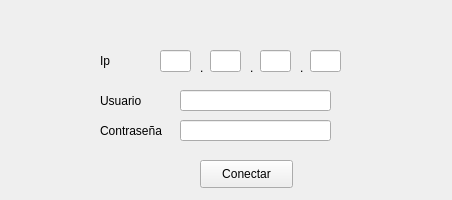
<?xml version="1.0" encoding="UTF-8"?>
<ui version="4.0">
 <class>Form</class>
 <widget class="QWidget" name="Form">
  <property name="geometry">
   <rect>
    <x>0</x>
    <y>0</y>
    <width>452</width>
    <height>200</height>
   </rect>
  </property>
  <property name="windowTitle">
   <string>Form</string>
  </property>
  <widget class="QLabel" name="label">
   <property name="geometry">
    <rect>
     <x>100</x>
     <y>50</y>
     <width>55</width>
     <height>21</height>
    </rect>
   </property>
   <property name="text">
    <string>Ip</string>
   </property>
  </widget>
  <widget class="QLabel" name="label_2">
   <property name="geometry">
    <rect>
     <x>100</x>
     <y>90</y>
     <width>55</width>
     <height>21</height>
    </rect>
   </property>
   <property name="text">
    <string>Usuario</string>
   </property>
  </widget>
  <widget class="QLineEdit" name="txt_usuario">
   <property name="geometry">
    <rect>
     <x>180</x>
     <y>90</y>
     <width>151</width>
     <height>21</height>
    </rect>
   </property>
   <property name="inputMethodHints">
    <set>Qt::ImhNone</set>
   </property>
  </widget>
  <widget class="QPushButton" name="btn_conectar">
   <property name="geometry">
    <rect>
     <x>200</x>
     <y>160</y>
     <width>93</width>
     <height>28</height>
    </rect>
   </property>
   <property name="text">
    <string>Conectar</string>
   </property>
  </widget>
  <widget class="QLineEdit" name="txt_1">
   <property name="geometry">
    <rect>
     <x>160</x>
     <y>50</y>
     <width>31</width>
     <height>22</height>
    </rect>
   </property>
   <property name="inputMethodHints">
    <set>Qt::ImhDigitsOnly</set>
   </property>
   <property name="maxLength">
    <number>3</number>
   </property>
  </widget>
  <widget class="QLineEdit" name="txt_2">
   <property name="geometry">
    <rect>
     <x>210</x>
     <y>50</y>
     <width>31</width>
     <height>22</height>
    </rect>
   </property>
   <property name="inputMethodHints">
    <set>Qt::ImhDigitsOnly</set>
   </property>
   <property name="maxLength">
    <number>3</number>
   </property>
  </widget>
  <widget class="QLineEdit" name="txt_3">
   <property name="geometry">
    <rect>
     <x>260</x>
     <y>50</y>
     <width>31</width>
     <height>22</height>
    </rect>
   </property>
   <property name="inputMethodHints">
    <set>Qt::ImhDigitsOnly</set>
   </property>
   <property name="maxLength">
    <number>3</number>
   </property>
  </widget>
  <widget class="QLineEdit" name="txt_4">
   <property name="geometry">
    <rect>
     <x>310</x>
     <y>50</y>
     <width>31</width>
     <height>22</height>
    </rect>
   </property>
   <property name="inputMethodHints">
    <set>Qt::ImhDigitsOnly</set>
   </property>
   <property name="maxLength">
    <number>3</number>
   </property>
  </widget>
  <widget class="QLabel" name="label_3">
   <property name="geometry">
    <rect>
     <x>200</x>
     <y>60</y>
     <width>16</width>
     <height>16</height>
    </rect>
   </property>
   <property name="text">
    <string>.</string>
   </property>
  </widget>
  <widget class="QLabel" name="label_4">
   <property name="geometry">
    <rect>
     <x>250</x>
     <y>60</y>
     <width>16</width>
     <height>16</height>
    </rect>
   </property>
   <property name="text">
    <string>.</string>
   </property>
  </widget>
  <widget class="QLabel" name="label_5">
   <property name="geometry">
    <rect>
     <x>300</x>
     <y>60</y>
     <width>16</width>
     <height>16</height>
    </rect>
   </property>
   <property name="text">
    <string>.</string>
   </property>
  </widget>
  <widget class="QLineEdit" name="txt_contrasena">
   <property name="geometry">
    <rect>
     <x>180</x>
     <y>120</y>
     <width>151</width>
     <height>21</height>
    </rect>
   </property>
   <property name="inputMethodHints">
    <set>Qt::ImhNone</set>
   </property>
  </widget>
  <widget class="QLabel" name="label_6">
   <property name="geometry">
    <rect>
     <x>100</x>
     <y>120</y>
     <width>71</width>
     <height>21</height>
    </rect>
   </property>
   <property name="text">
    <string>Contraseña</string>
   </property>
  </widget>
 </widget>
 <resources/>
 <connections/>
</ui>
